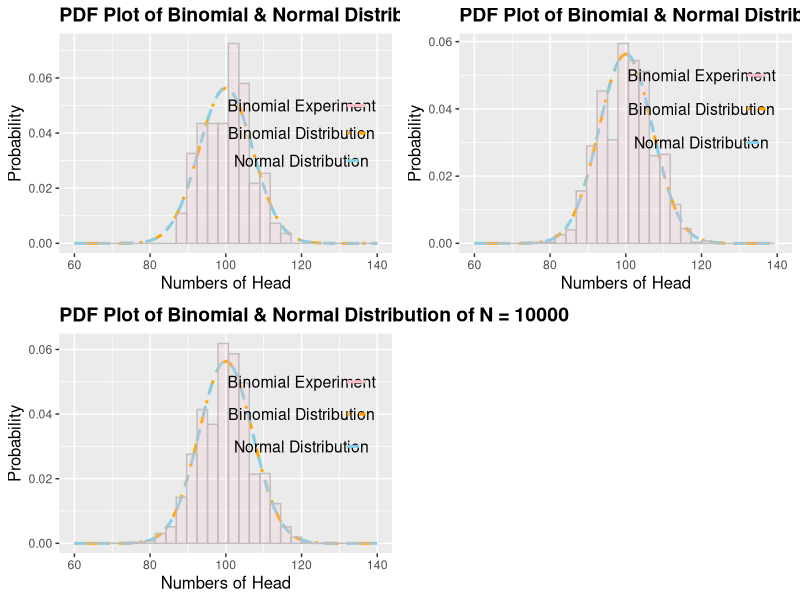
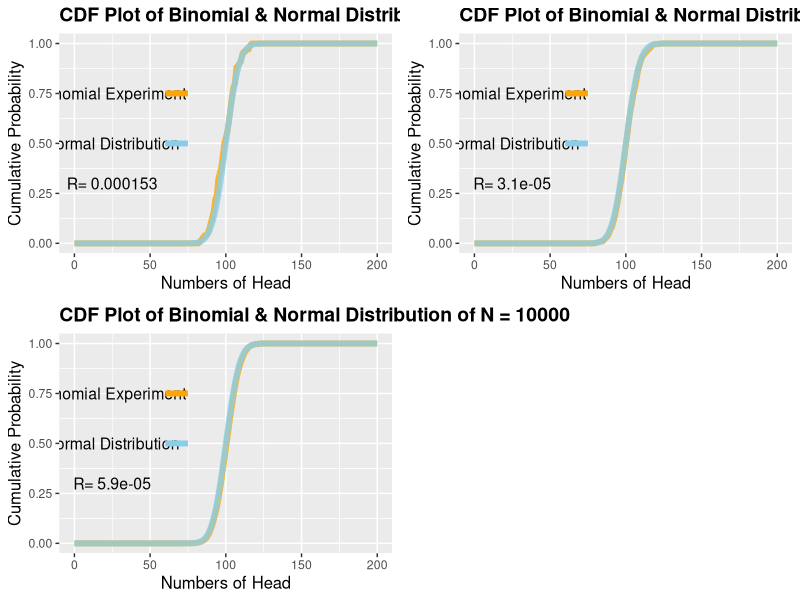
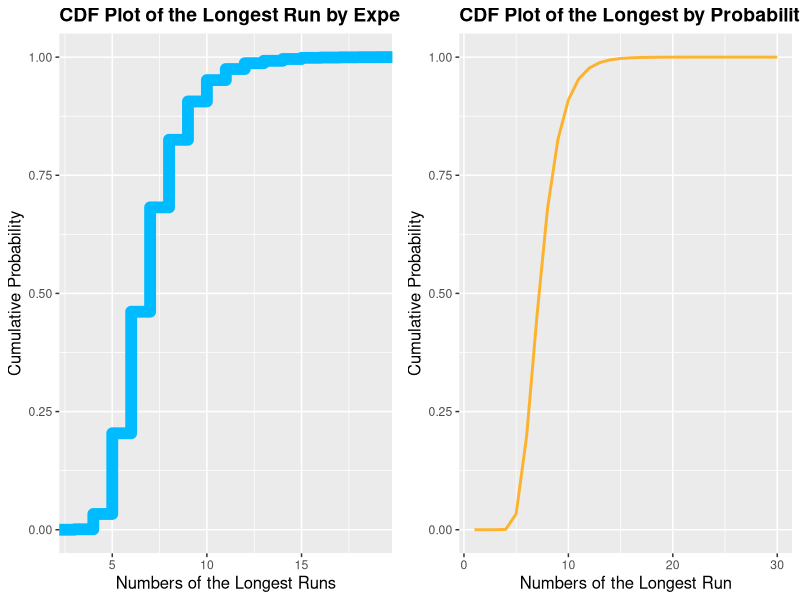
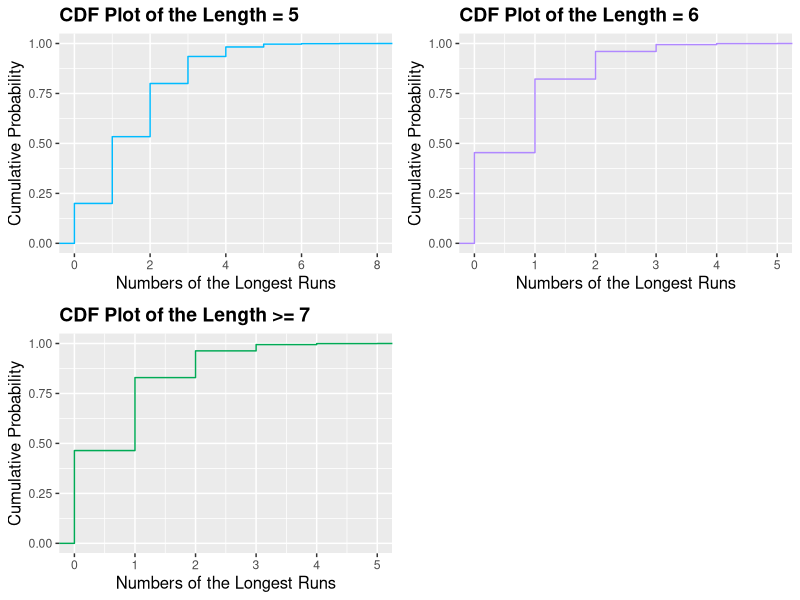
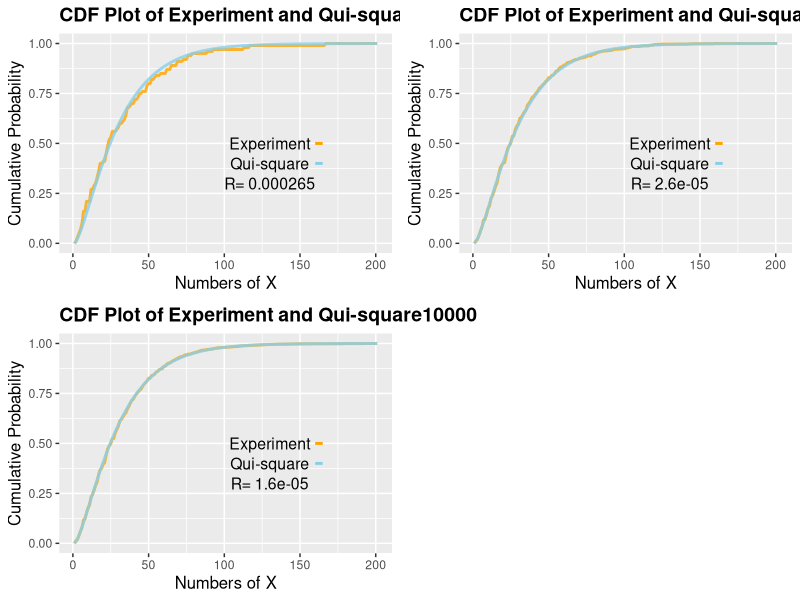

R code for these plots, in order: (Note: a time limit stopped this script after it produced the figures.)
########Applied Statistic HW1###########
library(ggpubr)
library(ggplot2)
########### Q1 ############
########### 1 ############
#pdf
normal <-seq(0,200,1)

f1 <- function(n){
  z <- 0
  for (i in 1:n){
    x <- sample(c(0,1), replace=TRUE, size=200)
    y <- sum(x)
    z[i] <- y
  }
  df <- as.data.frame(z, stringsAsFactors=FALSE)
  a <- 0:200
  b <- dbinom(a, size = 200, prob = 0.5)
  c <- data.frame(bx=a,by=b)
  ggplot(df,aes(x=z)) +
    geom_line(data=c, aes(x=bx, y=by), col = 'orange', size=1,linetype = 4) +  
    stat_function(fun = dnorm, n = 200, args = list(mean = 100, sqrt(50)), col = 'skyblue', size=1
                  , linetype = 2) +
    geom_histogram(aes(y = stat(density)),alpha = 0.2, fill = 'pink', col = 'grey') +
    ggtitle(paste('PDF Plot of Binomial & Normal Distribution of N = ', n,
                  sep='')) +
    xlab("Numbers of Head") + ylab("Probability") + 
    theme(
      plot.title = element_text(size=14, face="bold"),
      axis.title.x = element_text(size=12),
      axis.title.y = element_text(size=12)
    ) + 
    xlim(60,140) +
    annotate("text", x = 120, y = 0.05, 
             label = paste("Binomial Experiment"), size = 4) +
    annotate("segment", x = 132, xend = 137, y = 0.05, yend = 0.05,
             colour = "pink", size = 1) +
    annotate("text", x = 120, y = 0.04, 
             label = paste("Binomial Distribution"), size = 4) +
    annotate("segment", x = 132, xend = 137, y = 0.04, yend = 0.04,
             colour = "orange", size = 1,linetype=4) +
    annotate("text", x = 120, y = 0.03, 
             label = paste("Normal Distribution"), size = 4) +
    annotate("segment", x = 132, xend = 137, y = 0.03, yend = 0.03,
             colour = "skyblue", size = 1, linetype=2)
  
}

ggarrange(f1(100),f1(1000),f1(10000),ncol=2,nrow=2)



#cdf

R<-function(x,y){
  z<-0
  z<-sum((x-y)^2)/length(x)
  return(z)
}#构造求R的函数

f1c<-function(n){
  x<-seq(0,200,1)#取值范围为【0，200】
  data<-matrix(0,nrow=n,ncol=200)
  x1<-rep(0,n)
  for(i in 1:n){
    data[i,]<-sample(c(0,1),size=200,replace=T)
    x1[i]<-sum(data[i,])
  }
  x1<-sort(x1)
  y<-rep(0,length(x))
  for(j in 1:length(x)){
    for(i in 1:n){
      if(x[j]<=x1[i]){y[j]<-((i-1)/n)
      break}
      if(x[j]>x1[n]){y[j]<-(1)
      break}
    }
  }
  df <- data.frame(aesx=c(0:200),aesy=y)
  test <-   R(y,pnorm(x,mean=100,sd=sqrt(50)))#求R
  ggplot(df,aes(x=aesx,y=aesy)) +
    geom_line(col = 'orange',size = 2, alpha = 0.8) + 
    stat_function(fun = pnorm, n = 200, args = list(mean = 100, sqrt(50)), col = 'skyblue'
                  , size=2, alpha = 0.8) + 
    ggtitle(paste('CDF Plot of Binomial & Normal Distribution of N = ', n,
                  sep='')) +
    xlab("Numbers of Head") + ylab("Cumulative Probability") + 
    theme(
      plot.title = element_text(size=14, face="bold"),
      axis.title.x = element_text(size=12),
      axis.title.y = element_text(size=12)
    ) + 
    annotate("text", x = 25, y = 0.3, 
             label = paste('R= ',round(test,6),sep=''), size = 4) +
    annotate("text", x = 25, y = 0.75, 
             label = paste("Binomial Experiment"), size = 4) +
    annotate("segment", x = 60, xend = 75, y = 0.75, yend = 0.75,
             colour = "orange", size = 2) +
    annotate("text", x = 25, y = 0.5, 
             label = paste("Normal Distribution"), size = 4) +
    annotate("segment", x = 60, xend = 75, y = 0.5, yend = 0.5,
             colour = "skyblue", size = 2)
}

ggarrange(f1c(100),f1c(1000),f1c(10000),ncol=2,nrow=2)

########### 2 ############
sim <- 10000
data2<-matrix(0, nrow=sim, ncol=200)
for (i in 1:sim){
  for (j in 1:200){
    data2[i, j] = sample(c(0,1),replace = TRUE, size = 1)
  }
}
f2<-function(x){
  max<-0
  temp<-0
  for(i in 1:length(x)){
    if(x[i]==0){temp=0}
    if(x[i]==1){temp<-temp+1}
    if(max<=temp){max=temp}
  }
  return(max)
}

t <- numeric(sim)
for (i in 1:sim){
  t[i] <- f2(data2[i,])
}

df2 <- as.data.frame(t)

p2_1 <- ggplot(df2, aes(t, colour = 'Blue')) + 
  scale_color_manual(values=c('#00BBFF')) +
  stat_ecdf(geom = "step",size=4) + 
  ggtitle('CDF Plot of the Longest Run by Experiment') +
  xlab("Numbers of the Longest Runs") + ylab("Cumulative Probability") +
  theme(legend.position="none") + 
  theme(
    plot.title = element_text(size=14, face="bold"),
    axis.title.x = element_text(size=12),
    axis.title.y = element_text(size=12)
  )

###
data2_2 <- matrix(0, nrow = 201, ncol = 200)
for (x in 1:201){
  data2_2[x,1] = 0
  for (n in 1:200){
    if (n <= (x-1))
      data2_2[x,n] <- (2^n)
    else
      data2_2[x,n]<-sum(data2_2[(x),(n-x):(n-1)])
  }
}
t2 <- data2_2[,200]/(2^200)

df2_2 <- data.frame(aesx=c(1:30),aesy=t2[1:30])
p2_2 <- ggplot(df2_2,aes(x=aesx,y=aesy)) +
  geom_line(col = 'orange',size = 1, alpha = 0.8) + 
  ggtitle('CDF Plot of the Longest by Probability') +
  xlab("Numbers of the Longest Run") + ylab("Cumulative Probability") + 
  theme(
    plot.title = element_text(size=14, face="bold"),
    axis.title.x = element_text(size=12),
    axis.title.y = element_text(size=12)
  )

ggarrange(p2_1,p2_2, ncol = 2)

########### 3 ############

sim <- 10000
data<-matrix(0, nrow=sim, ncol=200)
for (i in 1:sim){
  for (j in 1:200){
    data[i, j] = sample(c(0,1),replace = TRUE, size = 1)
  }
}
f<-function(x){
  max<-0
  temp<-0
  for(i in 1:length(x)){
    if(x[i]==0){temp=0}
    if(x[i]==1){temp<-temp+1}
    if(max<=temp){max=temp}
  }
  return(max)
}
t <- numeric(sim)
for (i in 1:sim){
  t[i] <- f(data[i,])
}

ff<-function(x){
  leter<-c(0,0,0)
  temp<-0
  for(i in 1:length(x)){
    if(x[i]==0){temp=0}
    if(x[i]==1){temp<-temp+1}
    if(temp==5){leter[1]<-leter[1]+1}
    if(temp==6){leter[2]<-leter[2]+1}
    if(temp==7){leter[3]<-leter[3]+1}
  }
  leter[1]<-leter[1]-leter[2]
  leter[2]<-leter[2]-leter[3]
  return(leter)
}

count5<-c()
count6<-c()
count7<-c()

for(i in 1:sim){
  count5[i]<-ff(data[i,])[1]
  count6[i]<-ff(data[i,])[2]
  count7[i]<-ff(data[i,])[3]
}

count5<-sort(count5)
count6<-sort(count6)
count7<-sort(count7)



p1 <- ggplot(as.data.frame(count5), aes(count5, colour = 'Blue')) + 
  scale_color_manual(values=c('#00BBFF')) +
  scale_size_manual(values=c(2)) +
  stat_ecdf(geom = "step") + 
  ggtitle('CDF Plot of the Length = 5') +
  xlab("Numbers of the Longest Runs") + ylab("Cumulative Probability") +
  theme(legend.position="none") + 
  theme(
    plot.title = element_text(size=14, face="bold"),
    axis.title.x = element_text(size=12),
    axis.title.y = element_text(size=12)
  )

p2 <- ggplot(as.data.frame(count6), aes(count6, colour = 'Purple')) + 
  scale_color_manual(values=c('#B088FF')) +
  scale_size_manual(values=c(2)) +
  stat_ecdf(geom = "step") + 
  ggtitle('CDF Plot of the Length = 6') +
  xlab("Numbers of the Longest Runs") + ylab("Cumulative Probability") +
  theme(legend.position="none") + 
  theme(
    plot.title = element_text(size=14, face="bold"),
    axis.title.x = element_text(size=12),
    axis.title.y = element_text(size=12)
  )

p3 <- ggplot(as.data.frame(count7), aes(count7, colour = 'Green')) + 
  scale_color_manual(values=c('#00AA55')) +
  scale_size_manual(values=c(2)) +
  stat_ecdf(geom = "step") + 
  ggtitle('CDF Plot of the Length >= 7') +
  xlab("Numbers of the Longest Runs") + ylab("Cumulative Probability") +
  theme(legend.position="none") + 
  theme(
    plot.title = element_text(size=14, face="bold"),
    axis.title.x = element_text(size=12),
    axis.title.y = element_text(size=12)
  )

ggarrange(p1,p2,p3,ncol=2,nrow=2)

########### 4 ############

f4<-function(n){
  data<-matrix(0,nrow=n,ncol=200)
  n0<-rep(0,n)
  n1<-rep(0,n)
  n2<-rep(0,n)
  n3<-rep(0,n)
  X<-rep(0,n)
  for(i in 1:n){
    data[i,]<-sample(c(0,1),size=200,replace=T)
    for(j in 1:100){
      if(data[i,2*j-1]==0 && data[i,2*j]==0){
        n0[i]=n0[i]+1
      }
      else if(data[i,2*j-1]==0 && data[i,2*j]==1){
        n1[i]=n1[i]+1
      }
      else if(data[i,2*j-1]==1 && data[i,2*j]==0){
        n2[i]=n2[i]+1
      }
      else if(data[i,2*j-1]==1 && data[i,2*j]==1){
        n3[i]=n3[i]+1
      }
      X[i]=sum((n0[i]-25)^2/25,(n1[i]-25)^2/25,(n2[i]-25)^2/25,(n3[i]-25)^2/25)}
  }
  X<-sort(X)
  x<-seq(0,20,0.1)
  y<-rep(0,length(x))
  for(j in 1:length(x)){
    for(i in 1:n){
      if(x[j]<=X[i]){y[j]<-((i-1)/n)
      break}
      if(x[j]>X[n]){y[j]<-(1)
      break}
    }
  }
  df <- data.frame(col1=c(1:201),col2=y, col3 = pchisq(x,3))
  test <-   R(y,pchisq(x,3))#求R
  ggplot(df) +
    geom_line(aes(col1,col2),col = 'orange',size = 1, alpha = 0.8) + 
    geom_line(aes(col1,col3),col = 'skyblue',size = 1, alpha = 0.8) + 
    ggtitle(paste('CDF Plot of Experiment and Qui-square', n,
                  sep='')) +
    xlab("Numbers of X") + ylab("Cumulative Probability") + 
    theme(
      plot.title = element_text(size=14, face="bold"),
      axis.title.x = element_text(size=12),
      axis.title.y = element_text(size=12)
    )  + 
    annotate("text", x = 130, y = 0.3, 
             label = paste('R= ',round(test,6),sep=''), size = 4) +
    annotate("text", x = 130, y = 0.5, 
             label = paste("Experiment"), size = 4) +
    annotate("segment", x = 160, xend = 165, y = 0.5, yend = 0.5,
             colour = "orange", size = 1) +
    annotate("text", x = 130, y = 0.4, 
             label = paste("Qui-square"), size = 4) +
    annotate("segment", x = 160, xend = 165, y = 0.4, yend = 0.4,
             colour = "skyblue", size = 1)
}


ggarrange(f4(100),f4(1000),f4(10000), ncol = 2, nrow = 2)




########### Q2 ############

sim <- 100000
f5 <- function(n,col){
data <- matrix(0, nrow = sim, ncol = 100)
for (i in 1:sim){
  x <-sort(rnorm(100, 0, 1), decreasing = T)
  for (j in 1:100){
    data[i, j]<-x[j]
  }
}
df <- as.data.frame(data)
ggplot(df, aes(data[,n], colour = 'Blue')) + 
  scale_color_manual(values=col) +
  scale_size_manual(values=c(2)) +
  stat_ecdf(geom = "step") + 
  ggtitle(paste('CDF Plot of ', n,'th X',
                sep='')) +
  xlab("Numbers of the Longest Runs") + ylab("Cumulative Probability") +
  theme(legend.position="none") + 
  theme(
    plot.title = element_text(size=14, face="bold"),
    axis.title.x = element_text(size=12),
    axis.title.y = element_text(size=12)
  )
}

ggarrange(f5(1,'#00BBFF'),f5(2,'#B088FF'),f5(3,'#EE7700'),f5(10,'#00AAAA'),
          f5(20,'#FF88C2'),f5(50,'#227700'),f5(80,'#C63300'),f5(98,'#FFB3FF'),
          f5(99,'#FFCC22'),f5(100,'#880000'),ncol=3,nrow=4)

data <- matrix(0, nrow = sim, ncol = 100)
for (i in 1:sim){
  x <-sort(rnorm(100, 0, 1), decreasing = T)
  for (j in 1:100){
    data[i, j]<-x[j]
  }
}
table <- data.frame(OrderStatistic=c('X1','X2','X3','X10','X20','X50','X80','X98','X99','X100'),
                    Expectation=c(mean(data[,1]),mean(data[,2]),mean(data[,3]),mean(data[,10]),
                                  mean(data[,20]),mean(data[,50]),mean(data[,80]),mean(data[,98]),
                                  mean(data[,99]),mean(data[,100])),
                    Variation=c(var(data[,1]),var(data[,2]),var(data[,3]),var(data[,10]),
                                var(data[,20]),var(data[,50]),var(data[,80]),var(data[,98]),
                                var(data[,99]),var(data[,100])))

cat("X1的期望约为",mean(data[,1]),"，方差约为：",var(data[,1]),"\n")
cat("X2的期望约为",mean(data[,2]),"，方差约为：",var(data[,2]),"\n")
cat("X3的期望约为",mean(data[,3]),"，方差约为：",var(data[,3]),"\n")
cat("X10的期望约为",mean(data[,10]),"，方差约为：",var(data[,10]),"\n")
cat("X20的期望约为",mean(data[,20]),"，方差约为：",var(data[,20]),"\n")
cat("X50的期望约为",mean(data[,50]),"，方差约为：",var(data[,50]),"\n")
cat("X80的期望约为",mean(data[,80]),"，方差约为：",var(data[,80]),"\n")
cat("X98的期望约为",mean(data[,98]),"，方差约为：",var(data[,98]),"\n")
cat("X99的期望约为",mean(data[,99]),"，方差约为：",var(data[,99]),"\n")
cat("X100的期望约为",mean(data[,100]),"，方差约为：",var(data[,100]),"\n")
